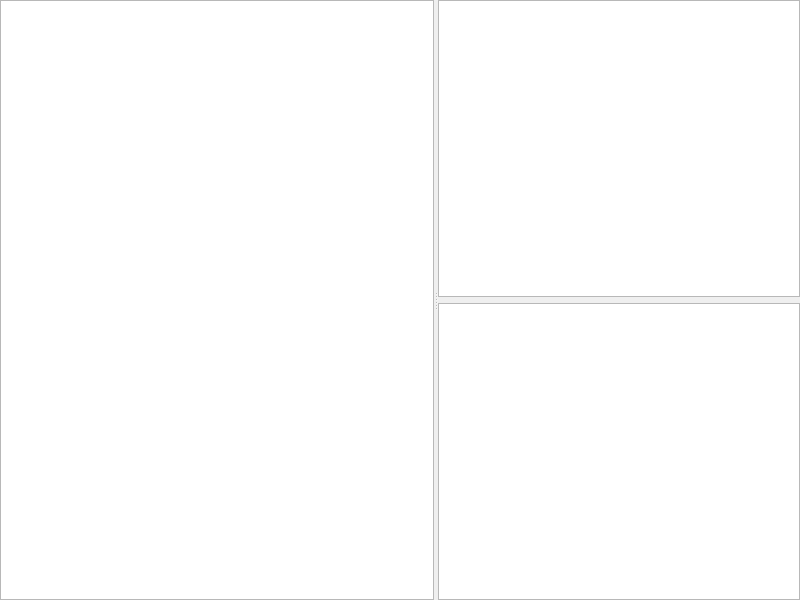
<?xml version="1.0" encoding="UTF-8"?>
<ui version="4.0">
 <class>TagView</class>
 <widget class="QWidget" name="TagView">
  <property name="geometry">
   <rect>
    <x>0</x>
    <y>0</y>
    <width>800</width>
    <height>600</height>
   </rect>
  </property>
  <property name="windowTitle">
   <string>Form</string>
  </property>
  <layout class="QHBoxLayout" name="horizontalLayout">
   <property name="spacing">
    <number>6</number>
   </property>
   <property name="leftMargin">
    <number>0</number>
   </property>
   <property name="topMargin">
    <number>0</number>
   </property>
   <property name="rightMargin">
    <number>0</number>
   </property>
   <property name="bottomMargin">
    <number>0</number>
   </property>
   <item>
    <widget class="QSplitter" name="splitter">
     <property name="orientation">
      <enum>Qt::Horizontal</enum>
     </property>
     <widget class="QTableView" name="tagTableView">
      <property name="sizePolicy">
       <sizepolicy hsizetype="Preferred" vsizetype="Preferred">
        <horstretch>6</horstretch>
        <verstretch>0</verstretch>
       </sizepolicy>
      </property>
      <property name="contextMenuPolicy">
       <enum>Qt::CustomContextMenu</enum>
      </property>
      <property name="selectionMode">
       <enum>QAbstractItemView::SingleSelection</enum>
      </property>
      <property name="selectionBehavior">
       <enum>QAbstractItemView::SelectRows</enum>
      </property>
      <property name="alternatingRowColors">
       <bool>true</bool>
      </property>
      <attribute name="verticalHeaderDefaultSectionSize">
       <number>28</number>
      </attribute>
     </widget>
     <widget class="QWidget" name="rightWidget" native="true">
      <property name="sizePolicy">
       <sizepolicy hsizetype="Preferred" vsizetype="Preferred">
        <horstretch>5</horstretch>
        <verstretch>0</verstretch>
       </sizepolicy>
      </property>
      <layout class="QVBoxLayout" name="verticalLayout">
       <property name="spacing">
        <number>6</number>
       </property>
       <property name="leftMargin">
        <number>0</number>
       </property>
       <property name="topMargin">
        <number>0</number>
       </property>
       <property name="rightMargin">
        <number>0</number>
       </property>
       <property name="bottomMargin">
        <number>0</number>
       </property>
       <item>
        <widget class="QTreeView" name="tagInfoTree">
         <property name="alternatingRowColors">
          <bool>true</bool>
         </property>
         <property name="indentation">
          <number>20</number>
         </property>
         <property name="rootIsDecorated">
          <bool>true</bool>
         </property>
         <attribute name="headerVisible">
          <bool>true</bool>
         </attribute>
         <attribute name="headerCascadingSectionResizes">
          <bool>true</bool>
         </attribute>
         <attribute name="headerDefaultSectionSize">
          <number>200</number>
         </attribute>
        </widget>
       </item>
       <item>
        <widget class="QTableView" name="tagRawContent">
         <property name="alternatingRowColors">
          <bool>true</bool>
         </property>
         <property name="selectionMode">
          <enum>QAbstractItemView::ExtendedSelection</enum>
         </property>
         <attribute name="horizontalHeaderMinimumSectionSize">
          <number>24</number>
         </attribute>
         <attribute name="horizontalHeaderDefaultSectionSize">
          <number>24</number>
         </attribute>
         <attribute name="verticalHeaderDefaultSectionSize">
          <number>23</number>
         </attribute>
        </widget>
       </item>
      </layout>
     </widget>
    </widget>
   </item>
  </layout>
 </widget>
 <resources/>
 <connections/>
</ui>
